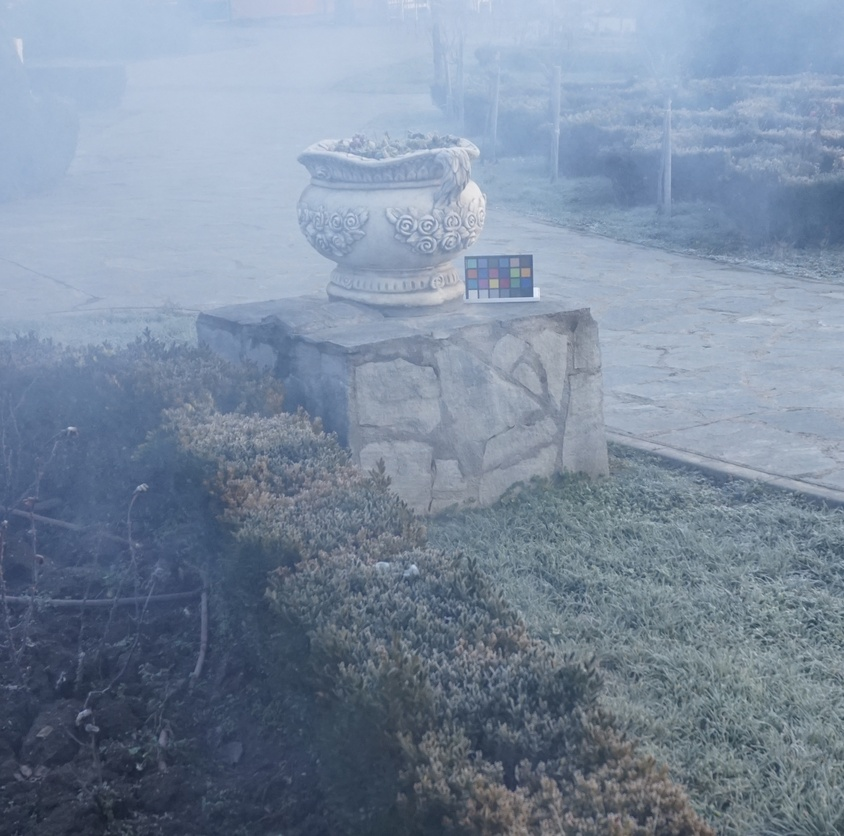
#> input picture O-HAZY/hazy/10_outdoor_hazy.jpg, 844 x 836 px, shrunk from 2526 x 2502 before the run
$ python -i BiletaralFilter.py   (imports and definitions only)
#> lines starting #> are read from the running program, lines starting #| are printed output that depends on the picture
#> further down, picture is the input picture: shape (836, 844, 3); mean B, G, R 158.5, 138.6, 123.2
"""Single Image Fog Removal Using Bilateral Filter"""

import numpy as np
import cv2

# [29 lines left out: functions histogramEqualization, atmosferikIsikTahmini, atmosferikIsiginIyilestirilmesi, recover_bil, not called in this run]

def stretch(img): #resmin post processing işlemi yapılıp çıktı elde edilir
    # R, G ve B kanallarını ayır
    r, g, b = cv2.split(img)
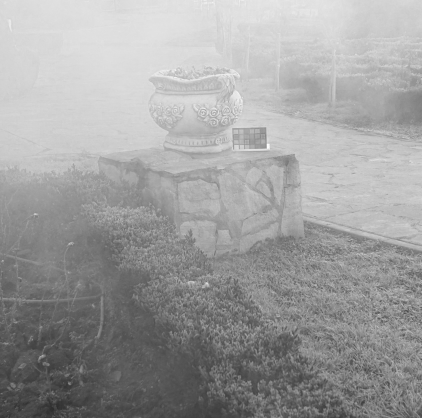
#> r: shape (836, 844) (shown at 1/2 size); min 39, max 255, mean 158.5
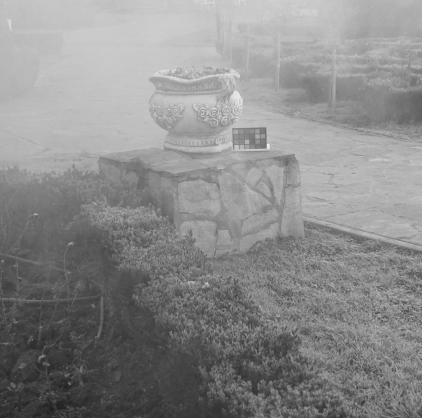
#> g: shape (836, 844) (shown at 1/2 size); min 27, max 242, mean 138.6
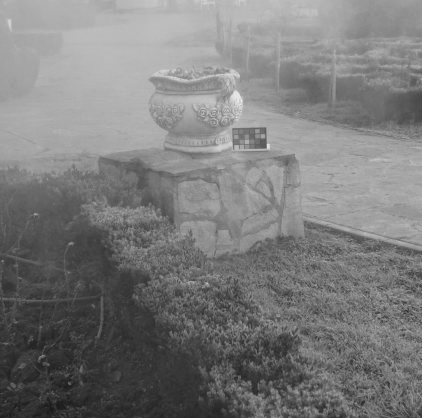
#> b: shape (836, 844) (shown at 1/2 size); min 21, max 236, mean 123.2

    # Histogram eşitleme uygula
    r_eq = cv2.equalizeHist(r)
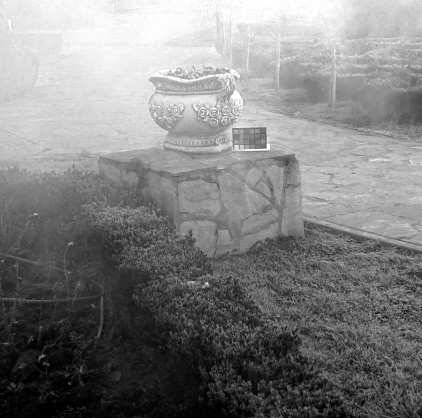
#> r_eq: shape (836, 844) (shown at 1/2 size); min 0, max 255, mean 128.4
    g_eq = cv2.equalizeHist(g)
    b_eq = cv2.equalizeHist(b)
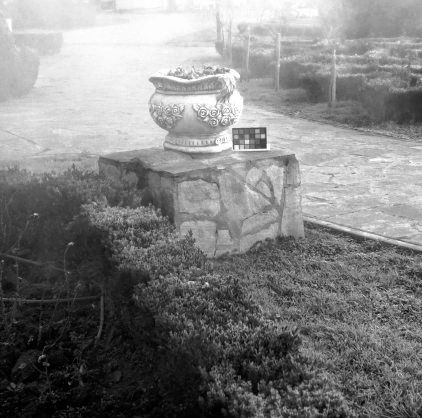
#> b_eq: shape (836, 844) (shown at 1/2 size); min 0, max 255, mean 128.4

    # Eşitlenmiş kanalları birleştir
    image_eq = cv2.merge([r_eq, g_eq, b_eq])
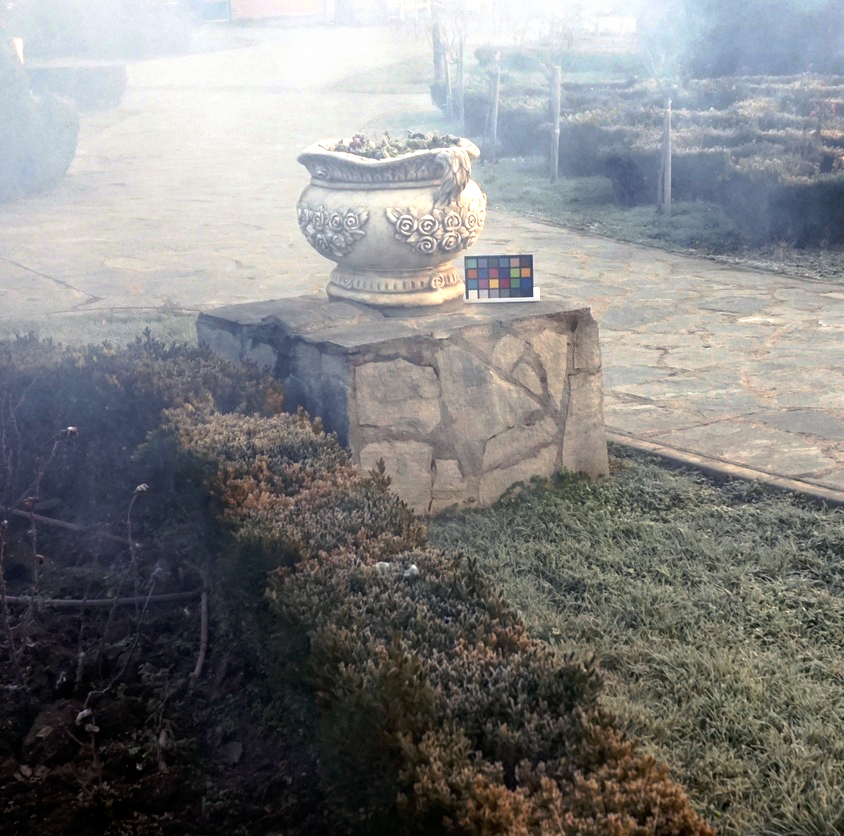
#> image_eq: shape (836, 844, 3); mean B, G, R 128.4, 128.4, 128.4

    return image_eq/255

>>> import cv2
>>> picture = cv2.imread('O-HAZY/hazy/10_outdoor_hazy.jpg')
>>> result = stretch(picture)

$ run again, on O-HAZY/hazy/21_outdoor_hazy.JPG
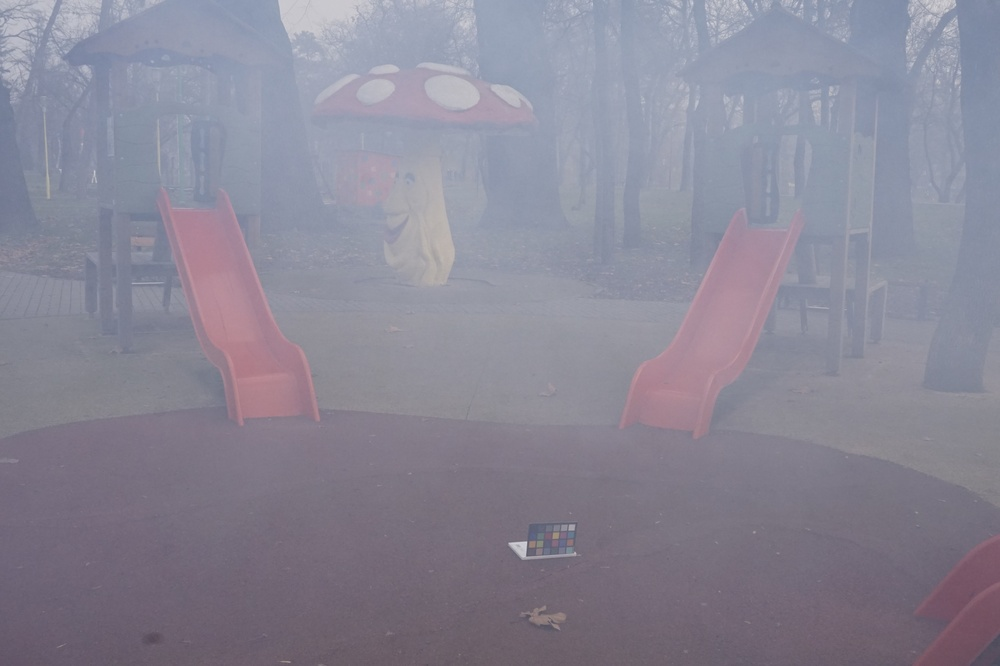
#> input picture O-HAZY/hazy/21_outdoor_hazy.JPG, 1000 x 666 px, shrunk from 5456 x 3632 before the run
#> picture is the input picture: shape (666, 1000, 3); mean B, G, R 149.9, 134.9, 137.5
#> in stretch, `b_eq = cv2.equalizeHist(b)`:
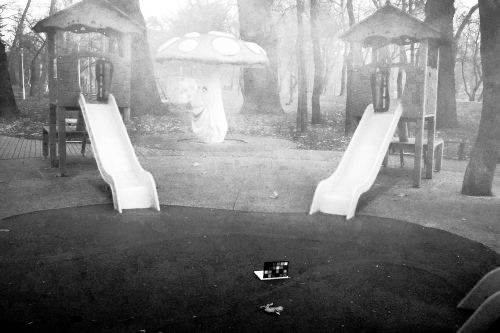
#> b_eq: shape (666, 1000) (shown at 1/2 size); min 0, max 255, mean 129.5
#> in stretch, `image_eq = cv2.merge([r_eq, g_eq, b_eq])`:
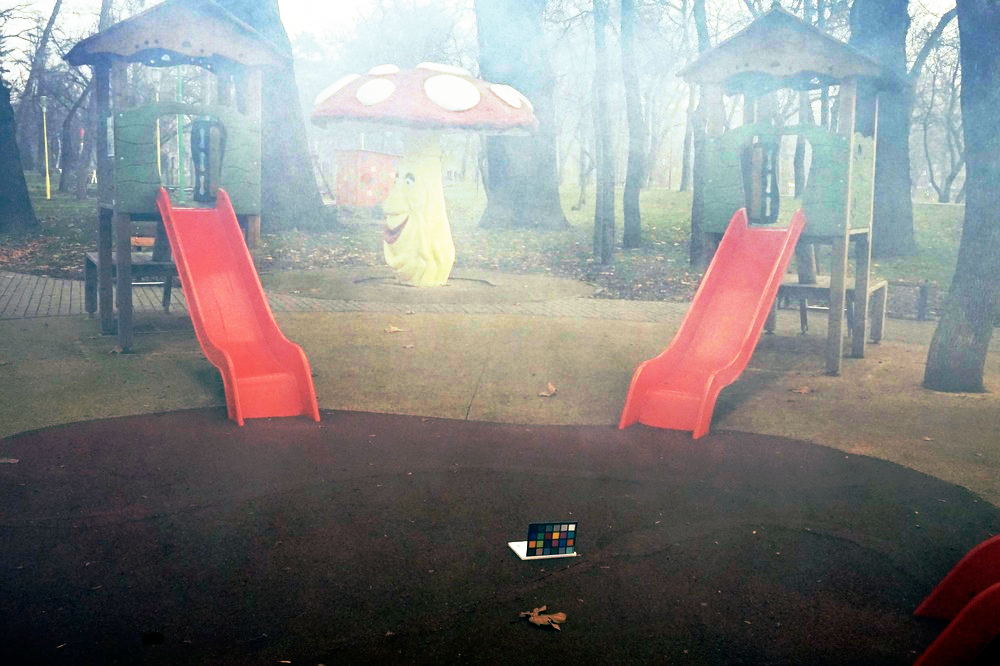
#> image_eq: shape (666, 1000, 3); mean B, G, R 129, 129.2, 129.5

$ run again, on O-HAZY/hazy/27_outdoor_hazy.jpg
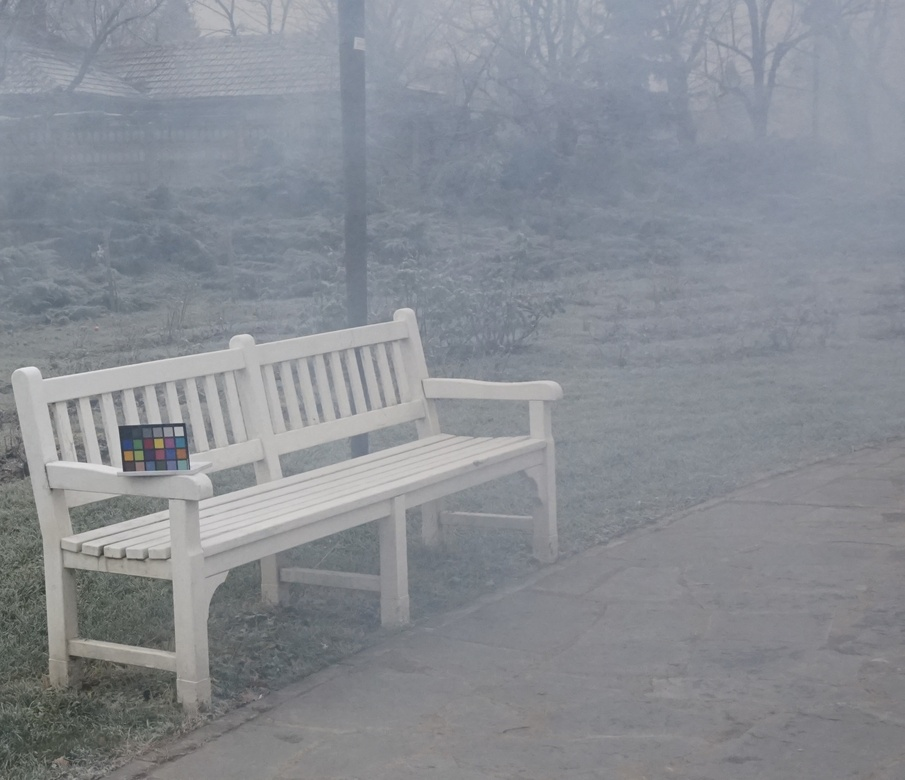
#> input picture O-HAZY/hazy/27_outdoor_hazy.jpg, 905 x 780 px, shrunk from 2556 x 2202 before the run
#> picture is the input picture: shape (780, 905, 3); mean B, G, R 147, 140.6, 136.7
#> in stretch, `b_eq = cv2.equalizeHist(b)`:
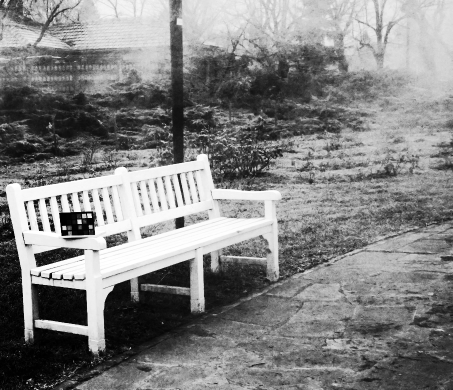
#> b_eq: shape (780, 905) (shown at 1/2 size); min 0, max 255, mean 130.1
#> in stretch, `image_eq = cv2.merge([r_eq, g_eq, b_eq])`:
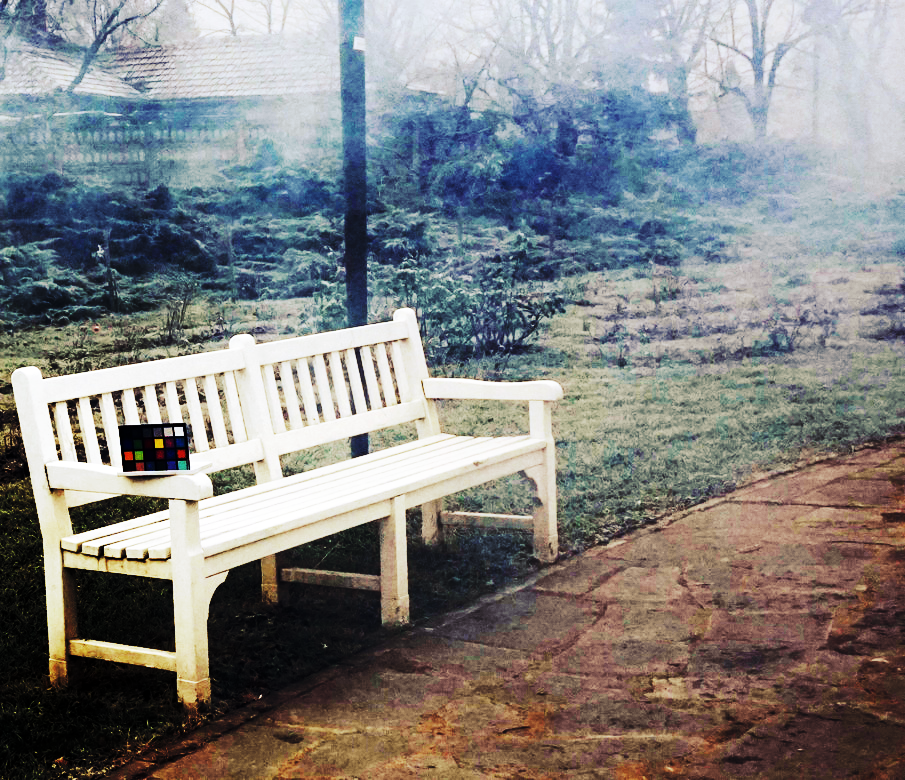
#> image_eq: shape (780, 905, 3); mean B, G, R 129.5, 130, 130.1
